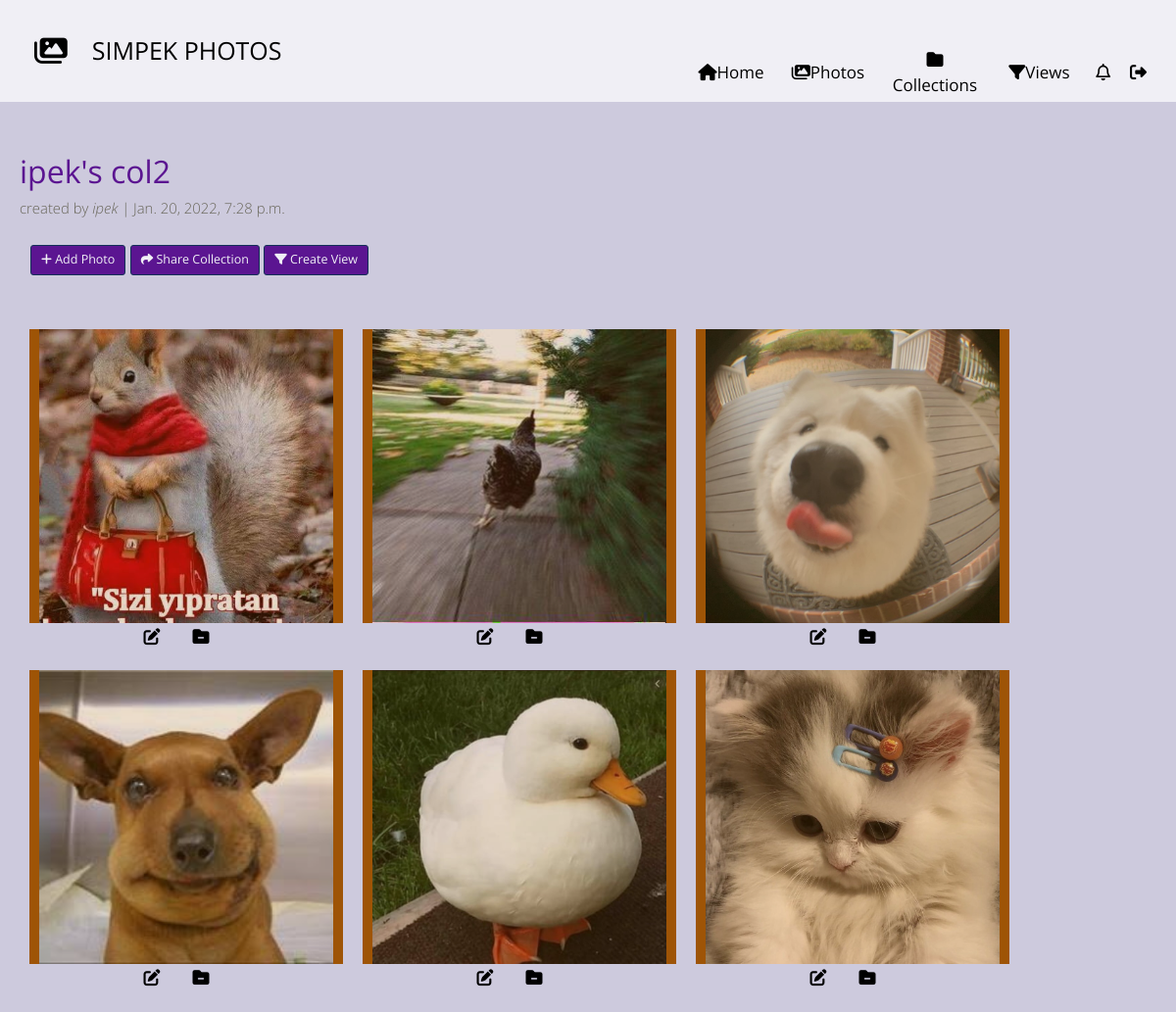
The page /shared-photo-library/collection/5 (signed in) on the database its author committed.
### shared_photo_library/models.py (models this page shows, shortened)
class Collection(models.Model):
    owner = models.ForeignKey(User, on_delete=models.CASCADE, related_name='col_owner')
    collection_name = models.CharField(max_length=100)
    shared_users = models.ManyToManyField(User, related_name='shared_collections')
    cover = models.ImageField(default='empty_col.jpg')
    created_date = models.DateTimeField(default=timezone.now)
    photos = models.ManyToManyField(Photo, related_name='col_photos')
    def get_filter_tags(self):
        photos = self.photos.all()
        photos = photo_tags_as_list(photos)
        filter_tags = set()
        for ph in photos:
            if ph.tags != ['']:
                filter_tags = filter_tags.union(set(ph.tags))
        return filter_tags

class Photo(models.Model):
    photo = models.ImageField(blank=True)
    location = models.CharField(max_length=100, null=True)
    date = models.DateTimeField(null=True)
    tags = models.CharField(max_length=100, null=True)
    added_by = models.ForeignKey(User, on_delete=models.CASCADE)
    added_time = models.DateTimeField(default=timezone.now)

### shared_photo_library/views.py (the view, shortened to what this page needs)
# urls.py: path('collection/<int:id>', CollectionDetail.as_view(), name="collection_detail"),
class CollectionDetail(LoginRequiredMixin, View):
    def get(self, request, **kwargs):
        col_id = int(kwargs['id'])
        col = Collection.objects.get(id=col_id)
        photos = col.photos.all().order_by('-added_time')
        photos = photo_tags_as_list(photos)
        view_form = CreateView()
        filter_tags = col.get_filter_tags()
        users_all_photos = list(Photo.objects.filter(added_by=request.user).order_by('-added_time'))
        users_not_added_photos = list(Photo.objects.filter(added_by=request.user).exclude(col_photos=col).order_by('-added_time'))
        not_shared_users = [user.username for user in User.objects.all().exclude(shared_collections=col)]
        shared_users = {user.username: user for user in User.objects.filter(shared_collections=col)}
        return render(request, 'shared_photo_library/col_detail.html',
                      {'user': request.user, 'col': col, 'photos': photos, 'users_all_photos': users_all_photos,
                       'not_shared_users': not_shared_users, 'shared_users': shared_users, 'view_form': view_form,
                       'filter_tags': list(filter_tags), 'users_not_added_photos': users_not_added_photos})

### shared_photo_library/models.py (called while the page is built)
def photo_tags_as_list(photos):
    for ph in photos:
        ph.tags = ph.tags.split(',')
    return photos

### shared_photo_library/templates/shared_photo_library/col_detail.html (shortened to what this page needs)
{% extends 'index.html' %}
{% load static %}
{% load crispy_forms_tags %}
{% block head %}
    <link rel="stylesheet" href="{% static 'css/my_profile.css' %}?v1.2">
{% endblock %}
{% block content %}
    <li class="selected">
        <div class="cd-full-width">
            <div class="container-fluid js-tm-page-content" data-page-no="1" data-page-type="gallery">
                <div class="tm-img-gallery-container">
                    <br> <br>
                    <div class="tm-img-gallery gallery-one">
                        <small style="font-size: 32px; color:#5b1591"><b>{{ col.collection_name }} </b></small> <br>
                        <small style="color: #686659">created by <i>{{ col.owner.username }}</i> | {{ col.created_date }} </small>
                        <br> <br>
                        <div class="tm-img-gallery-info-container">
                            <div >
                                <button style="color: #f0eff5;background-color: #5b1591;border-color: #143058;" type="button" class="btn btn-lg" data-bs-toggle="modal" data-bs-target="#addPhotoToCollection">
                                    <i class="fas fa-plus"></i> Add Photo
                                </button>
                                <button style="color: #f0eff5;background-color: #5b1591;border-color: #143058;" type="button" class="btn btn-lg" data-bs-toggle="modal" data-bs-target="#shareWithUser"><i class="fas fa-share"></i> Share Collection</button>
                                <button style="color: #f0eff5;background-color: #5b1591;border-color: #143058;" type="button" class="btn btn-lg" data-bs-toggle="modal" data-bs-target="#createView"><i class="fas fa-filter"></i> Create View</button>
                            </div>
                            <br>
                        </div>
                        <div id="photos-grid">
                            {% for photo in photos %}
                                <div class="grid-item">
                                    <figure class="effect-bubba">
                                        <img id="img-{{photo.id}}" class="img-fluid tm-img cover" src="{{ photo.photo.url }}" alt="Image"  style="height:300px; width:300px;">
                                        <figcaption>
                                    </figcaption>
                                    </figure>
                                    <div class="row text-md-center" style="width: 100px; margin-left: 100px" >
                                        <div class="col">
                                            <button  onclick="loadModal('{{ photo.id }}','{{ photo.location }}', '{{ photo.date }}', {{ photo.tags }});" type="button" style="border: none; display: inline-block; background: transparent" data-bs-toggle="modal" data-bs-target="#exampleModal">
                                            <i  class="fas fa-edit"></i>
                                            </button>
                                        </div>
                                        <div class="col">
                                            <button onclick="removePhoto({{ photo.id }},{{ col.id }}, this, {{ user.id }})" type="button" style="border: none; display: inline-block; background: transparent">
                                            <i class="fas fa-folder-minus"></i>
                                            </button>
                                        </div>
                                </div>
                                </div>
                            {% endfor %}
                        </div>
                    </div>
                </div>
            </div>
        </div>
    </li>
{% endblock %}

### static/css/hero-slider-style.css (style rules this page uses)
*, *::after, *::before { -webkit-box-sizing: border-box; -moz-box-sizing: border-box; box-sizing: border-box; }
html { font-size: 62.5%; }
body { font-size: 1.6rem; font-family: "Open Sans", sans-serif; color: #2c343b; background-color: #f2f2f2; }
img { max-width: 100%; }
.cd-hero-slider li { position: absolute; top: 0; left: 0; width: 100%; height: auto; min-height: 100%; -webkit-transform: translateX(100%); -moz-transform: translateX(100%); -ms-transform: translateX(100%); -o-transform: translateX(100%); transform: translateX(100%); }
.cd-hero-slider li.selected { position: relative; -webkit-transform: translateX(0); -moz-transform: translateX(0); -ms-transform: translateX(0); -o-transform: translateX(0); transform: translateX(0); }
.cd-hero-slider li.is-moving, .cd-hero-slider li.selected { -webkit-transition: -webkit-transform 0.5s; -moz-transition: -moz-transform 0.5s; transition: transform 0.5s; }
.cd-hero-slider li { background-position: center center; background-size: cover; background-repeat: no-repeat; }
.cd-hero-slider li:first-of-type { background-color: #2c343b; }
.cd-hero-slider .cd-full-width, .cd-hero-slider .cd-half-width { position: absolute; width: 100%; height: 100%; z-index: 1; left: 0; top: 0; padding-top: 100px; text-align: center; -webkit-backface-visibility: hidden; backface-visibility: hidden; -webkit-transform: translateZ(0); -moz-transform: translateZ(0); -ms-transform: translateZ(0); -o-transform: translateZ(0); transform: translateZ(0); }
@media only screen and (min-width: 768px) { .cd-hero-slider .cd-full-width, .cd-hero-slider .cd-half-width { padding-top: 150px; } }
@media only screen and (min-width: 1170px) { .cd-hero-slider .cd-full-width, .cd-hero-slider .cd-half-width { padding-top: 220px; } }

### static/css/my_profile.css (style rules this page uses)
.cover { object-fit: cover; }

### rows shown on the page
Collection: collection_name "ipek's col2", owner.username "ipek", created_date "Jan. 20, 2022, 7:28 p.m."
Photo: photo (picture)
Photo: photo (picture)
Photo: photo (picture)
Photo: photo (picture)
Photo: photo (picture)
Photo: photo (picture)
